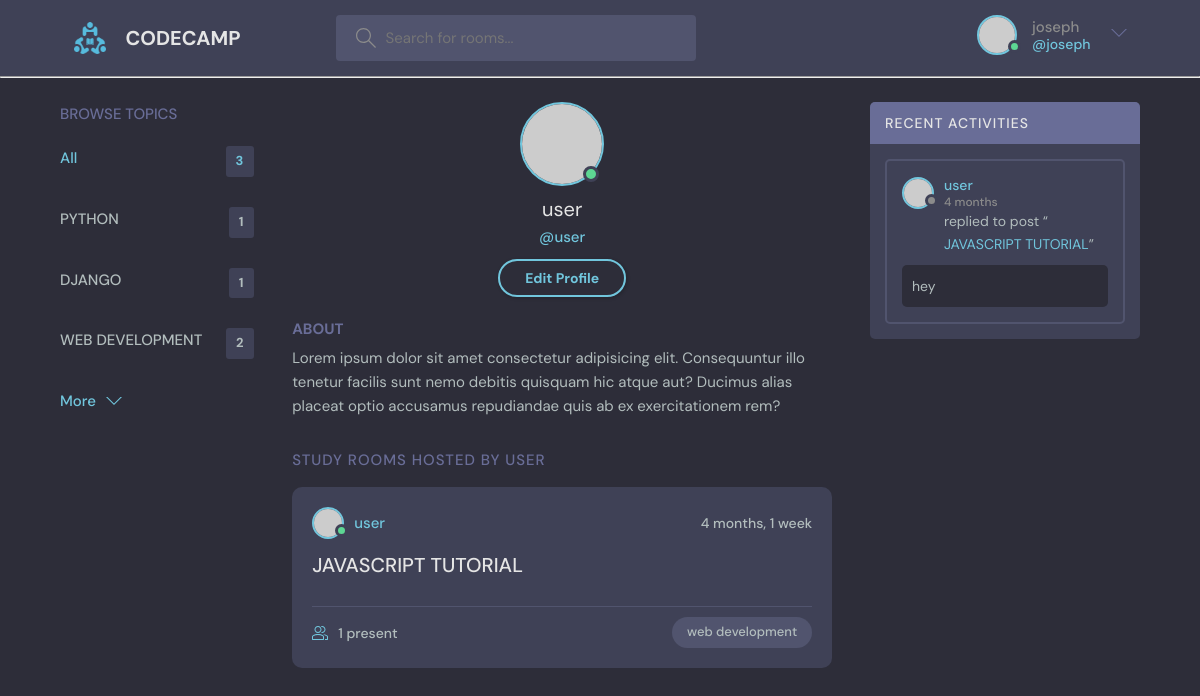
The app's page /user-profile/1/ (signed in) with its own data.
### base/models.py (models this page shows, shortened)
class Topic(models.Model):
    name=models.CharField(max_length=200)

class Room(models.Model):
    host=models.ForeignKey(User, on_delete= models.SET_NULL, null=True)
    topic= models.ForeignKey(Topic, on_delete= models.SET_NULL, null=True)
    name= models.CharField(max_length=200)
    description= models.TextField(null=True, blank= True)
    participants= models.ManyToManyField(User, related_name='participants', blank=True)
    updated= models.DateTimeField(auto_now= True)
    created= models.DateTimeField( auto_now_add= True)
    class Meta:
        ordering= ['-updated', '-created']

class Message(models.Model):
    user= models.ForeignKey(User, on_delete=models.CASCADE )
    room= models.ForeignKey(Room, on_delete=models.CASCADE )
    body= models.TextField()
    updated= models.DateTimeField(auto_now= True)
    created= models.DateTimeField( auto_now_add= True)
    class Meta:
        ordering= ['-updated', '-created']

### base/views.py (the view)
# urls.py: path('user-profile/<str:pk>/', views.user_profile, name='profile'),
@login_required(login_url='login')
def user_profile(request, pk):
    user = User.objects.get(id=pk)
    rooms = user.room_set.all()
    room_messages = user.message_set.all()
    topics = Topic.objects.all()
    context = {'user': user, 'rooms': rooms,
               'room_messages': room_messages, 'topics': topics}
    return render(request, 'base/profile.html', context)

### base/templates/base/profile.html
{%extends 'main.html'%}
{%block content%}
  <main class="profile-page layout layout--3">
    <div class="container">
      <div>
        {% include 'base/topic_component.html'%}
    </div>
      <div class="roomList">
        <div class="profile">
          <div class="profile__avatar">
            <div class="avatar avatar--large active">
              <img src="https://randomuser.me/api/portraits/men/11.jpg" />
            </div>
          </div>
          <div class="profile__info">
            <h3>{{user.username}}</h3>
            <p>@{{user.username}}</p>
            <a href="edit-user.html" class="btn btn--main btn--pill">Edit Profile</a>
          </div>
          <div class="profile__about">
            <h3>About</h3>
            <p>
              Lorem ipsum dolor sit amet consectetur adipisicing elit. Consequuntur illo tenetur
              facilis sunt nemo debitis quisquam hic atque aut? Ducimus alias placeat optio
              accusamus repudiandae quis ab ex exercitationem rem?
            </p>
          </div>
        </div>
        <div class="roomList__header">
          <div>
            <h2>Study Rooms Hosted by {{user.username}}</a>
            </h2>
          </div>
        </div>
          {% include 'base/feed_component.html'%}
      </div>
      <div>
        {% include 'base/activity_component.html'%}
      </div>
    </div>
  </main>
{%endblock%}

### templates/navbar.html (shortened to what this page needs)
{% load static%}
<header class="header header--loggedIn">
    <div class="container">
        <a href="{%url 'home'%}" class="header__logo">
            <img src="{% static 'images/favicon.ico'%}" />
            <h1>CODECAMP</h1>
        </a>
        <form class="header__search" form="GET" action="{%url 'home'%}">
            <label>
                <input name="q" placeholder="Search for rooms..." />
            </label>
        </form>
        <nav class="header__menu">
            {%if request.user.is_authenticated %}
            <div class="header__user">
                <a href="{% url 'profile' user.id %}">
                    <div class="avatar avatar--medium active">
                        <img src="https://randomuser.me/api/portraits/men/37.jpg" />
                    </div>
                    <p>{{request.user}} <span>@{{request.user.username}}</span></p>
                </a>
                <button class="dropdown-button">
                    <svg version="1.1" xmlns="http://www.w3.org/2000/svg" width="32" height="32" viewBox="0 0 32 32">
                        <title>chevron-down</title>
                        <path d="M16 21l-13-13h-3l16 16 16-16h-3l-13 13z"></path>
                    </svg>
                </button>
            </div>
            {%else%}
            <a href="{% url 'login' %}">
                <img src="{% static 'images/avatar.svg' %}" / <p>Login</p>
            </a>
            {%endif%}
        </nav>
    </div>
</header>
<hr />

### base/templates/base/topic_component.html
<div class="topics">
    <div class="topics__header">
        <h2>Browse Topics</h2>
    </div>
    <ul class="topics__list">
        <li>
            <a href="{% url 'home' %}" class="active">All <span>{{topics.count}}</span></a>
        </li>
        {%for topic in topics%}
        <li>
            <a href="{% url 'home' %}?q={{topic.name}}">{{topic.name|upper}} <span>{{topic.room_set.all.count}}</span></a>
        </li>
        {%endfor%}
    </ul>
    <a class="btn btn--link" href="topics.html">
        More
        <svg version="1.1" xmlns="http://www.w3.org/2000/svg" width="32" height="32" viewBox="0 0 32 32">
            <title>chevron-down</title>
            <path d="M16 21l-13-13h-3l16 16 16-16h-3l-13 13z"></path>
        </svg>
    </a>
</div>

### base/templates/base/feed_component.html (shortened to what this page needs)
{%for room in rooms %}
<div class="roomListRoom">
    <div class="roomListRoom__header">
        <a href="{% url 'profile' room.host.id %}" class="roomListRoom__author">
            <div class="avatar avatar--small active">
                <img src="https://randomuser.me/api/portraits/men/11.jpg" />
            </div>
            <span>{{room.host.username}}</span>
        </a>
        <div class="roomListRoom__actions">
            <span>{{room.created|timesince}}</span>
        </div>
    </div>
    <div class="roomListRoom__content">
        <a href="{% url 'room' room.id %}">{{room.name}}</a>
    </div>
    <div class="roomListRoom__meta">
        <a href="{% url 'room' room.id %}"  class="roomListRoom__joined">
            {{room.participants.all.count}} present
        </a>
        <p class="roomListRoom__topic">{{room.topic.name}}</p>
    </div>
</div>
{%endfor%}

### base/templates/base/activity_component.html (shortened to what this page needs)
<div class="activities">
    <div class="activities__header">
        <h2>Recent Activities</h2>
    </div>
{%for room_message in room_messages%}
    <div class="activities__box">
        <div class="activities__boxHeader roomListRoom__header">
            <a  href="{% url 'profile' room_message.user.id %}" class="roomListRoom__author">
                <div class="avatar avatar--small">
                    <img src="https://randomuser.me/api/portraits/women/11.jpg" />
                </div>
                <p>
                    {{room_message.user}}
                    <span>{{room_message.created|timesince}}</span>
                </p>
            </a>
        </div>
        <div class="activities__boxContent">
            <p>replied to post “<a href="{% url 'room' room_message.room.id %}"> {{room_message.room.name}}</a>”</p>
            <div class="activities__boxRoomContent">
                {{room_message.body}}
            </div>
        </div>
    </div>
{%endfor%}
</div>

### records on screen
Topic: name "PYTHON", room_set.all.count "1"
Topic: name "DJANGO", room_set.all.count "1"
Topic: name "WEB DEVELOPMENT", room_set.all.count "2"
Room: host.username "user", created "4 months, 1 week", name "JAVASCRIPT TUTORIAL", participants.all.count "1", topic.name "web development"
Message: user "user", created "4 months", room.name "JAVASCRIPT TUTORIAL", body "hey"

### other values on screen
{{ request.user }} "joseph"
{{ request.user.username }} "joseph"
{{ topics.count }} "3"
{{ user.username }} "user"
{{ user.username }} "USER"
